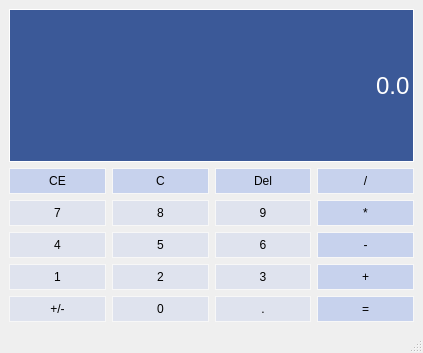
<?xml version="1.0" encoding="UTF-8"?>
<ui version="4.0">
 <class>Calculator</class>
 <widget class="QMainWindow" name="Calculator">
  <property name="geometry">
   <rect>
    <x>0</x>
    <y>0</y>
    <width>423</width>
    <height>353</height>
   </rect>
  </property>
  <property name="windowTitle">
   <string>Calculator</string>
  </property>
  <widget class="QWidget" name="centralwidget">
   <property name="enabled">
    <bool>true</bool>
   </property>
   <layout class="QGridLayout" name="gridLayout">
    <item row="2" column="3">
     <widget class="QPushButton" name="ButtonMultiply">
      <property name="sizePolicy">
       <sizepolicy hsizetype="Preferred" vsizetype="Preferred">
        <horstretch>0</horstretch>
        <verstretch>0</verstretch>
       </sizepolicy>
      </property>
      <property name="styleSheet">
       <string notr="true">QPushButton{
	background-color: #c7d2ed;
	border: 1px solid #f7f7f7;
	padding: 5px;
}

QPushButton-pressed{
	backgound-color: #8b9dc3;
	border: 1px solid #f7f7f7;
	padding: 5px;
}</string>
      </property>
      <property name="text">
       <string>*</string>
      </property>
     </widget>
    </item>
    <item row="3" column="2">
     <widget class="QPushButton" name="Button6">
      <property name="sizePolicy">
       <sizepolicy hsizetype="Preferred" vsizetype="Preferred">
        <horstretch>0</horstretch>
        <verstretch>0</verstretch>
       </sizepolicy>
      </property>
      <property name="styleSheet">
       <string notr="true">QPushButton{
	background-color: #dfe3ee;
	border: 1px solid #f7f7f7;
	padding: 5px;
}

QPushButton-pressed{
	backgound-color: #8b9dc3;
	border: 1px solid #f7f7f7;
	padding: 5px;
}</string>
      </property>
      <property name="text">
       <string>6</string>
      </property>
     </widget>
    </item>
    <item row="3" column="0">
     <widget class="QPushButton" name="Button4">
      <property name="sizePolicy">
       <sizepolicy hsizetype="Preferred" vsizetype="Preferred">
        <horstretch>0</horstretch>
        <verstretch>0</verstretch>
       </sizepolicy>
      </property>
      <property name="styleSheet">
       <string notr="true">QPushButton{
	background-color: #dfe3ee;
	border: 1px solid #f7f7f7;
	padding: 5px;
}

QPushButton-pressed{
	backgound-color: #8b9dc3;
	border: 1px solid #f7f7f7;
	padding: 5px;
}</string>
      </property>
      <property name="text">
       <string>4</string>
      </property>
     </widget>
    </item>
    <item row="5" column="3">
     <widget class="QPushButton" name="ButtonAdd">
      <property name="sizePolicy">
       <sizepolicy hsizetype="Preferred" vsizetype="Preferred">
        <horstretch>0</horstretch>
        <verstretch>0</verstretch>
       </sizepolicy>
      </property>
      <property name="styleSheet">
       <string notr="true">QPushButton{
	background-color: #c7d2ed;
	border: 1px solid #f7f7f7;
	padding: 5px;
}

QPushButton-pressed{
	backgound-color: #8b9dc3;
	border: 1px solid #f7f7f7;
	padding: 5px;
}</string>
      </property>
      <property name="text">
       <string>+</string>
      </property>
     </widget>
    </item>
    <item row="3" column="3">
     <widget class="QPushButton" name="ButtonSubtract">
      <property name="sizePolicy">
       <sizepolicy hsizetype="Preferred" vsizetype="Preferred">
        <horstretch>0</horstretch>
        <verstretch>0</verstretch>
       </sizepolicy>
      </property>
      <property name="styleSheet">
       <string notr="true">QPushButton{
	background-color: #c7d2ed;
	border: 1px solid #f7f7f7;
	padding: 5px;
}

QPushButton-pressed{
	backgound-color: #8b9dc3;
	border: 1px solid #f7f7f7;
	padding: 5px;
}</string>
      </property>
      <property name="text">
       <string>-</string>
      </property>
     </widget>
    </item>
    <item row="6" column="3">
     <widget class="QPushButton" name="ButtonResult">
      <property name="styleSheet">
       <string notr="true">QPushButton{
	background-color: #c7d2ed;
	border: 1px solid #f7f7f7;
	padding: 5px;
}

QPushButton-pressed{
	backgound-color: #8b9dc3;
	border: 1px solid #f7f7f7;
	padding: 5px;
}</string>
      </property>
      <property name="text">
       <string>=</string>
      </property>
     </widget>
    </item>
    <item row="3" column="1">
     <widget class="QPushButton" name="Button5">
      <property name="sizePolicy">
       <sizepolicy hsizetype="Preferred" vsizetype="Preferred">
        <horstretch>0</horstretch>
        <verstretch>0</verstretch>
       </sizepolicy>
      </property>
      <property name="styleSheet">
       <string notr="true">QPushButton{
	background-color: #dfe3ee;
	border: 1px solid #f7f7f7;
	padding: 5px;
}

QPushButton-pressed{
	backgound-color: #8b9dc3;
	border: 1px solid #f7f7f7;
	padding: 5px;
}</string>
      </property>
      <property name="text">
       <string>5</string>
      </property>
     </widget>
    </item>
    <item row="6" column="0">
     <widget class="QPushButton" name="ButtonChangeSign">
      <property name="styleSheet">
       <string notr="true">QPushButton{
	background-color: #dfe3ee;
	border: 1px solid #f7f7f7;
	padding: 5px;
}

QPushButton-pressed{
	backgound-color: #8b9dc3;
	border: 1px solid #f7f7f7;
	padding: 5px;
}</string>
      </property>
      <property name="text">
       <string>+/-</string>
      </property>
     </widget>
    </item>
    <item row="6" column="2">
     <widget class="QPushButton" name="ButtonPoint">
      <property name="styleSheet">
       <string notr="true">QPushButton{
	background-color: #dfe3ee;
	border: 1px solid #f7f7f7;
	padding: 5px;
}

QPushButton-pressed{
	backgound-color: #8b9dc3;
	border: 1px solid #f7f7f7;
	padding: 5px;
}</string>
      </property>
      <property name="text">
       <string>.</string>
      </property>
     </widget>
    </item>
    <item row="5" column="1">
     <widget class="QPushButton" name="Button2">
      <property name="sizePolicy">
       <sizepolicy hsizetype="Preferred" vsizetype="Preferred">
        <horstretch>0</horstretch>
        <verstretch>0</verstretch>
       </sizepolicy>
      </property>
      <property name="styleSheet">
       <string notr="true">QPushButton{
	background-color: #dfe3ee;
	border: 1px solid #f7f7f7;
	padding: 5px;
}

QPushButton-pressed{
	backgound-color: #8b9dc3;
	border: 1px solid #f7f7f7;
	padding: 5px;
}</string>
      </property>
      <property name="text">
       <string>2</string>
      </property>
     </widget>
    </item>
    <item row="5" column="0">
     <widget class="QPushButton" name="Button1">
      <property name="sizePolicy">
       <sizepolicy hsizetype="Preferred" vsizetype="Preferred">
        <horstretch>0</horstretch>
        <verstretch>0</verstretch>
       </sizepolicy>
      </property>
      <property name="styleSheet">
       <string notr="true">QPushButton{
	background-color: #dfe3ee;
	border: 1px solid #f7f7f7;
	padding: 5px;
}

QPushButton-pressed{
	backgound-color: #8b9dc3;
	border: 1px solid #f7f7f7;
	padding: 5px;
}</string>
      </property>
      <property name="text">
       <string>1</string>
      </property>
     </widget>
    </item>
    <item row="2" column="1">
     <widget class="QPushButton" name="Button8">
      <property name="sizePolicy">
       <sizepolicy hsizetype="Preferred" vsizetype="Preferred">
        <horstretch>0</horstretch>
        <verstretch>0</verstretch>
       </sizepolicy>
      </property>
      <property name="styleSheet">
       <string notr="true">QPushButton{
	background-color: #dfe3ee;
	border: 1px solid #f7f7f7;
	padding: 5px;
}

QPushButton-pressed{
	backgound-color: #8b9dc3;
	border: 1px solid #f7f7f7;
	padding: 5px;
}</string>
      </property>
      <property name="text">
       <string>8</string>
      </property>
     </widget>
    </item>
    <item row="2" column="0">
     <widget class="QPushButton" name="Button7">
      <property name="sizePolicy">
       <sizepolicy hsizetype="Preferred" vsizetype="Preferred">
        <horstretch>0</horstretch>
        <verstretch>0</verstretch>
       </sizepolicy>
      </property>
      <property name="styleSheet">
       <string notr="true">QPushButton{
	background-color: #dfe3ee;
	border: 1px solid #f7f7f7;
	padding: 5px;
}

QPushButton-pressed{
	backgound-color: #8b9dc3;
	border: 1px solid #f7f7f7;
	padding: 5px;
}</string>
      </property>
      <property name="text">
       <string>7</string>
      </property>
     </widget>
    </item>
    <item row="5" column="2">
     <widget class="QPushButton" name="Button3">
      <property name="sizePolicy">
       <sizepolicy hsizetype="Preferred" vsizetype="Preferred">
        <horstretch>0</horstretch>
        <verstretch>0</verstretch>
       </sizepolicy>
      </property>
      <property name="styleSheet">
       <string notr="true">QPushButton{
	background-color: #dfe3ee;
	border: 1px solid #f7f7f7;
	padding: 5px;
}

QPushButton-pressed{
	backgound-color: #8b9dc3;
	border: 1px solid #f7f7f7;
	padding: 5px;
}</string>
      </property>
      <property name="text">
       <string>3</string>
      </property>
     </widget>
    </item>
    <item row="6" column="1">
     <widget class="QPushButton" name="Button0">
      <property name="styleSheet">
       <string notr="true">QPushButton{
	background-color: #dfe3ee;
	border: 1px solid #f7f7f7;
	padding: 5px;
}

QPushButton-pressed{
	backgound-color: #8b9dc3;
	border: 1px solid #f7f7f7;
	padding: 5px;
}</string>
      </property>
      <property name="text">
       <string>0</string>
      </property>
     </widget>
    </item>
    <item row="2" column="2">
     <widget class="QPushButton" name="Button9">
      <property name="sizePolicy">
       <sizepolicy hsizetype="Preferred" vsizetype="Preferred">
        <horstretch>0</horstretch>
        <verstretch>0</verstretch>
       </sizepolicy>
      </property>
      <property name="styleSheet">
       <string notr="true">QPushButton{
	background-color: #dfe3ee;
	border: 1px solid #f7f7f7;
	padding: 5px;
}

QPushButton-pressed{
	backgound-color: #8b9dc3;
	border: 1px solid #f7f7f7;
	padding: 5px;
}</string>
      </property>
      <property name="text">
       <string>9</string>
      </property>
     </widget>
    </item>
    <item row="1" column="1">
     <widget class="QPushButton" name="ButtonClearAll">
      <property name="sizePolicy">
       <sizepolicy hsizetype="Preferred" vsizetype="Preferred">
        <horstretch>0</horstretch>
        <verstretch>0</verstretch>
       </sizepolicy>
      </property>
      <property name="styleSheet">
       <string notr="true">QPushButton{
	background-color: #c7d2ed;
	border: 1px solid #f7f7f7;
	padding: 5px;
}

QPushButton-pressed{
	backgound-color: #8b9dc3;
	border: 1px solid #f7f7f7;
	padding: 5px;
}</string>
      </property>
      <property name="text">
       <string>C</string>
      </property>
     </widget>
    </item>
    <item row="1" column="2">
     <widget class="QPushButton" name="ButtonDelete">
      <property name="sizePolicy">
       <sizepolicy hsizetype="Preferred" vsizetype="Preferred">
        <horstretch>0</horstretch>
        <verstretch>0</verstretch>
       </sizepolicy>
      </property>
      <property name="styleSheet">
       <string notr="true">QPushButton{
	background-color: #c7d2ed;
	border: 1px solid #f7f7f7;
	padding: 5px;
}

QPushButton-pressed{
	backgound-color: #8b9dc3;
	border: 1px solid #f7f7f7;
	padding: 5px;
}</string>
      </property>
      <property name="text">
       <string>Del</string>
      </property>
     </widget>
    </item>
    <item row="1" column="3">
     <widget class="QPushButton" name="ButtonDivide">
      <property name="sizePolicy">
       <sizepolicy hsizetype="Preferred" vsizetype="Preferred">
        <horstretch>0</horstretch>
        <verstretch>0</verstretch>
       </sizepolicy>
      </property>
      <property name="styleSheet">
       <string notr="true">QPushButton{
	background-color: #c7d2ed;
	border: 1px solid #f7f7f7;
	padding: 5px;
}

QPushButton-pressed{
	backgound-color: #8b9dc3;
	border: 1px solid #f7f7f7;
	padding: 5px;
}</string>
      </property>
      <property name="text">
       <string>/</string>
      </property>
     </widget>
    </item>
    <item row="1" column="0">
     <widget class="QPushButton" name="ButtonClearEach">
      <property name="styleSheet">
       <string notr="true">QPushButton{
	background-color: #c7d2ed;
	border: 1px solid #f7f7f7;
	padding: 5px;
}

QPushButton-pressed{
	backgound-color: #8b9dc3;
	border: 1px solid #f7f7f7;
	padding: 5px;
}</string>
      </property>
      <property name="text">
       <string>CE</string>
      </property>
     </widget>
    </item>
    <item row="0" column="0" colspan="4">
     <widget class="QLineEdit" name="Display">
      <property name="sizePolicy">
       <sizepolicy hsizetype="Preferred" vsizetype="Expanding">
        <horstretch>0</horstretch>
        <verstretch>0</verstretch>
       </sizepolicy>
      </property>
      <property name="font">
       <font>
        <family>Arial</family>
        <pointsize>18</pointsize>
       </font>
      </property>
      <property name="layoutDirection">
       <enum>Qt::LeftToRight</enum>
      </property>
      <property name="styleSheet">
       <string notr="true">QLineEdit{
	background-color: #3b5998;
	border: 1px solid #ffffff;
	color: #ffffff;
} </string>
      </property>
      <property name="text">
       <string>0.0</string>
      </property>
      <property name="alignment">
       <set>Qt::AlignRight|Qt::AlignTrailing|Qt::AlignVCenter</set>
      </property>
     </widget>
    </item>
   </layout>
  </widget>
  <widget class="QMenuBar" name="menubar">
   <property name="geometry">
    <rect>
     <x>0</x>
     <y>0</y>
     <width>423</width>
     <height>21</height>
    </rect>
   </property>
  </widget>
  <widget class="QStatusBar" name="statusbar"/>
 </widget>
 <resources/>
 <connections/>
</ui>
